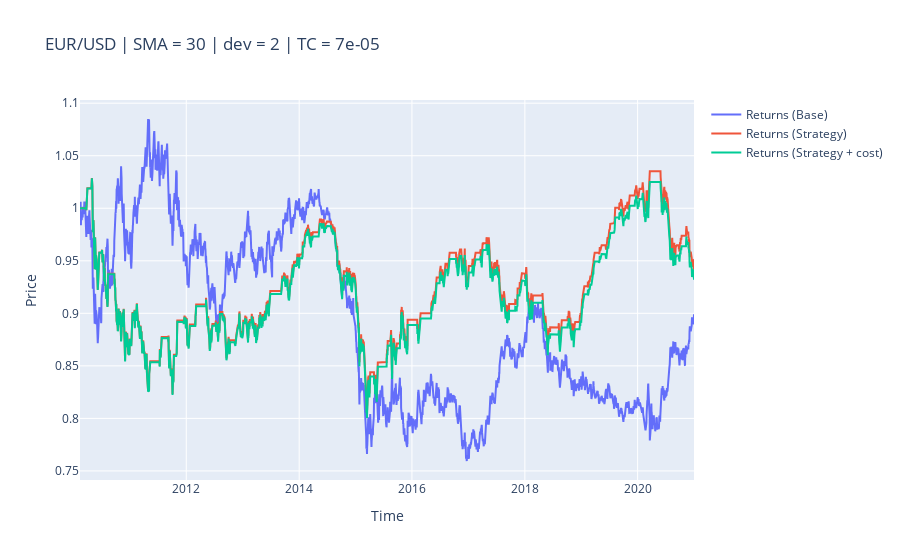

The notebook cell saved with this chart:
### Code cell
obj.plot_results()

### Figure 1 — Plotly figure (JSON) as saved in the notebook; plotly's stock layout.template omitted (floating-point values rounded to 4 significant figures; data arrays with more than 128 entries replaced by an {"elided": "..."} marker saying what was removed)
{"data": [{"name": "Returns (Base)", "type": "scatter", "x": {"elided": "2835 str values"}, "y": {"elided": "2835 float values"}}, {"name": "Returns (Strategy)", "type": "scatter", "x": {"elided": "2835 str values"}, "y": {"elided": "2835 float values"}}, {"name": "Returns (Strategy + cost)", "type": "scatter", "x": {"elided": "2835 str values"}, "y": {"elided": "2835 float values"}}], "layout": {"title": {"text": "EUR/USD | SMA = 30 | dev = 2 | TC = 7e-05"}, "xaxis": {"title": {"text": "Time"}}, "yaxis": {"title": {"text": "Price"}}}}
